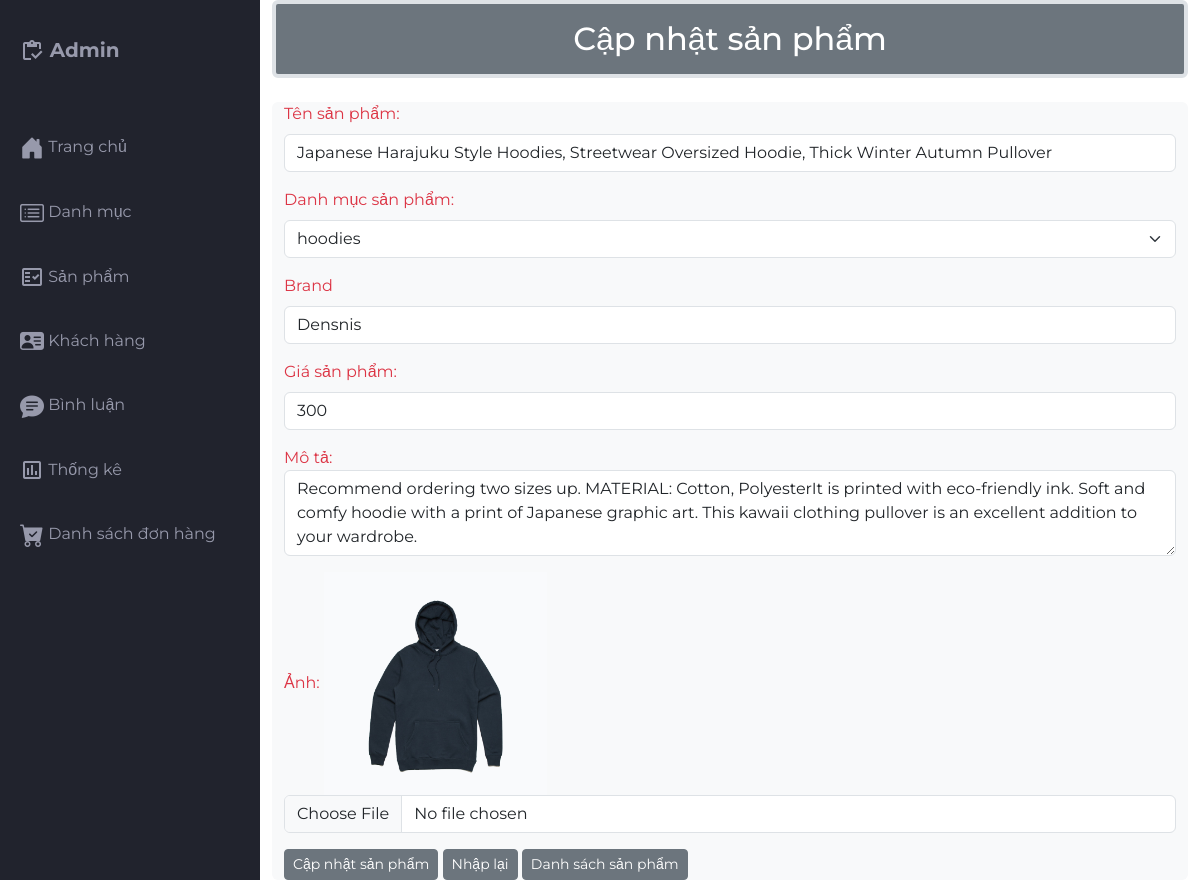
The app's page /src/Admin/indexadmin.php?act=suapro&pro_idsua=65 with its own data.
### tables this page shows
CREATE TABLE `products` (
  `pro_id` int(10) NOT NULL,
  `pro_name` varchar(255) NOT NULL,
  `pro_img` varchar(255) NOT NULL,
  `pro_price` float NOT NULL,
  `pro_desc` text NOT NULL,
  `pro_brand` varchar(55) NOT NULL,
  `pro_stock` int(11) NOT NULL,
  `cate_id` int(10) NOT NULL,
  `trangthai` int(1) NOT NULL,
  `pro_viewer` int(11) NOT NULL
);

CREATE TABLE `category` (
  `cate_id` int(10) NOT NULL,
  `cate_name` varchar(55) NOT NULL,
  `trangthai` int(1) NOT NULL
);

### src/app/model/connectdb.php (called while the page is built, shortened)
<?php
function get_connect(){
    try {
        $conn = new PDO("mysql:host=localhost;dbname=da1;charset=utf8","root","");
        $conn->setAttribute(PDO::ATTR_ERRMODE, PDO::ERRMODE_EXCEPTION);
        return $conn;
    } catch (\Throwable $th) {
        echo 'kết nối thất bại';
    }
}
function pdo_queryall($sql){
    $thamso = array_slice(func_get_args(),1);
    try {
        $conn = get_connect();
        $exe = $conn->prepare($sql);
        $exe->execute($thamso);
        $result = $exe->fetchAll();
        return $result;
    } catch (\Throwable $th) {
        echo 'Thao Tác Thất Bại.';
    }
    finally{
        unset($conn);
    }
}
function pdo_query_one($sql){
    $thamso = array_slice(func_get_args(),1);
    try {
        $conn = get_connect();
        $exe = $conn->prepare($sql);
        $exe->execute($thamso);
        $result = $exe->fetch();
        return $result;
    } catch (\Throwable $th) {
        echo 'Thao Tác Thất Bại';
    }
    finally{
        unset($conn);
    }
}
?>

### src/app/model/product.php (called while the page is built, shortened)
<?php
function queryonepro($id){
    $sql= "select * from products where pro_id = $id";
    $result = pdo_query_one($sql);
    return $result;
}
?>

### src/app/model/cate.php (called while the page is built, shortened)
<?php
    function query_allcate(){
        $sql = "select * from category where trangthai = 0 order by cate_id desc";
        $result = pdo_queryall($sql);
        return $result;
    }
?>

### src/Admin/sanpham/updatepro.php (the view, shortened to what this page needs)
<div class="container">
    <h2 class="border border-4 mb-4 text-bg-secondary p-3 text-center rounded">Cập nhật sản phẩm</h2>
    <div class="container text-bg-light rounded">
        <form action="indexadmin.php?act=updatepro" method="post" enctype="multipart/form-data">
            <div class="mb-3 mt-3">
                <label for="tensp" class="form-label text-danger">Tên sản phẩm:</label>
                <input type="text" class="form-control" id="tensp" placeholder="Tên sản phẩm" name="pro_name" value="<?php echo $pro_one['pro_name']?>">
            </div>
            <div class="mb-3 mt-3">
                <label for="danhmuc" class="form-label text-danger">Danh mục sản phẩm:</label>
                <?php
                $cate = query_allcate();
                ?>
                <select class="form-select" id="danhmuc" name="cate_id">
                    <?php
                    foreach ($cate as $cateop) {
                    ?>
                        <option value="<?php echo $cateop['cate_id'] ?>" <?php
                            if($cateop['cate_id'] == $pro_one['cate_id']) {
                                echo "selected" ;
                            }
                        ?>> <?php echo $cateop['cate_name'] ?></option>
                    <?php
                    }
                    ?>
                </select>
            </div>
            <div class="mb-3 mt-3">
                <label for="giasp" class="form-label text-danger">Brand</label>
                <input type="text" class="form-control" id="giasp" placeholder="Giá sản phẩm" name="pro_brand" value="<?php echo $pro_one['pro_brand']?>" >
            </div>
            <div class="mb-3 mt-3">
                <label for="giasp" class="form-label text-danger">Giá sản phẩm:</label>
                <input type="text" class="form-control" id="giasp" placeholder="Giá sản phẩm" name="pro_price" value="<?php echo $pro_one['pro_price']?>" >
            </div>
            <div class="mb-3 mt-3">
                <label for="mota" class="text-danger">Mô tả:</label>
                <textarea class="form-control" rows="3" id="mota" name="pro_mota" value=""><?php echo $pro_one['pro_desc']?></textarea>
            </div>
            <div class="mb-3 mt-3">
                <label for="anh" class="form-label text-danger">Ảnh:</label>
                <img src="./sanpham/img/<?php echo $pro_one['pro_img'] ?>" alt="" class="w-25">
                <input type="file" class="form-control" id="anh" name="pro_img">
            </div>
            <div class="">
                <button type="submit" class="btn btn-secondary btn-sm" name="updatesp">Cập nhật sản phẩm</button>
                <button type="reset" class="btn btn-secondary btn-sm">Nhập lại</button>
                <a href="indexadmin.php?act=pro">
                    <button type="button" class="btn btn-secondary btn-sm">Danh sách sản phẩm</button>
                </a>
            </div>
        </form>
    </div>
</div>

### src/Admin/css/styles.css (style rules this page uses)
body { margin: 0; padding: 0; box-sizing: border-box; background-color: #e6e8ed; color: #666666; font-family: "Montserrat", sans-serif; }

### records on screen
products: pro_name "Japanese Harajuku Style Hoodies, Streetwear Oversized Hoodie, Thick Winter Autumn Pullover", cate_id "hoodies", pro_brand "Densnis", pro_price "300", pro_mota "Recommend ordering two sizes up. MATERIAL: Cotton, PolyesterIt is printed with eco-friendly ink. Soft and comfy hoodie with a print of Japanese graphic art. This kawaii clothing pullover is an excellent addition to your wardrobe.", pro_img (picture)
